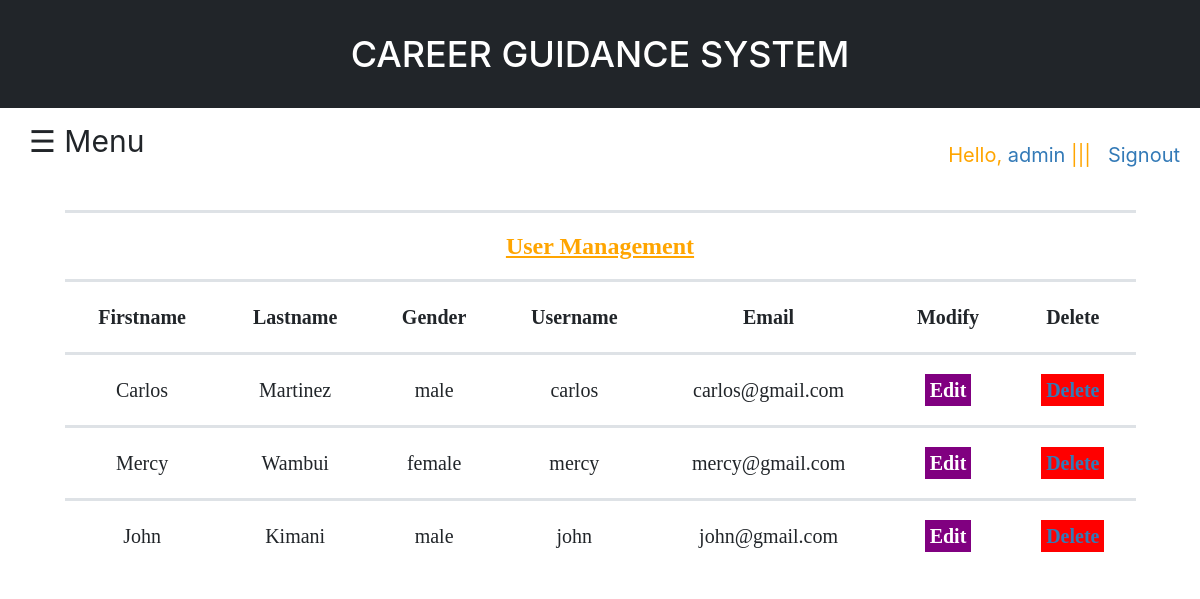
Screenshot of /dashboard.php (signed in) with the database file from the repository.
### tables this page shows
CREATE TABLE `users` (
  `id` int(11) NOT NULL,
  `firstname` text NOT NULL,
  `lastname` text NOT NULL,
  `gender` text NOT NULL,
  `username` varchar(50) NOT NULL,
  `email` varchar(52) NOT NULL,
  `reg_date` timestamp NOT NULL DEFAULT current_timestamp() ON UPDATE current_timestamp(),
  `password` varchar(255) NOT NULL
);

### dashboard.php (the view, shortened to what this page needs)
<!DOCTYPE html>
<html>
<head>
  <link rel="stylesheet" type="text/css" href="css/form.css">
  <link  rel="stylesheet" href="css/bootstrap.min.css"/>
  <link rel="stylesheet" type="text/css" href="css/style.css">
  <link rel="stylesheet" type="text/css" href="css/heading.css">
  <link rel="stylesheet" type="text/css" href="css/footer.css">
  <link rel="stylesheet" type="text/css" href="css/button.css">
  <link rel="stylesheet" type="text/css" href="css/sidebar.css">
  <link rel="stylesheet" type="text/css" href="css/table.css">
</head>
<body style="background-image: none;">
    <h1>CAREER GUIDANCE SYSTEM</h1>
<?php
include_once 'config.php';
  if(!(isset($_SESSION['username']))){
header("location:index.php");
}
else
{
$username=$_SESSION['username'];
include_once 'config.php';
echo '<span style="float:right;margin-top:7em;margin-bottom:2em; margin-right:1em;color:orange;
text-decoration:none;font-size:20px;position:abolute;">
&nbsp;Hello,
<a href="#" style="text-decoration:none;">'.$username.'</a>&nbsp;|||&nbsp;
<a href="logout.php" style="text-decoration:none;">&nbsp;Signout</a>
</span>';
}?>
<div id="main">
<div class ="openNav">
  <span onclick="openNav()">&#9776; Menu</span>
</div>
  <table style="margin-top: 0;width: 90%;margin-left: 5%;">
   <td colspan="7">
        <h4 style="margin-top: 0;color: orange">User Management</h4>
      </td>
    <tr>
      <th>Firstname</th>
      <th>Lastname</th>
      <th>Gender</th>
      <th>Username</th>
      <th>Email</th>
      <th>Modify</th>
      <th>Delete</th>
    </tr>
<?php
$query ="SELECT * from users ORDER by reg_date desc ";
$results = mysqli_query($db,$query);
while($row = mysqli_fetch_assoc($results)) {
?>
<tr>
  <td align="center"><?php echo $row["firstname"]; ?></td>
  <td align="center"><?php echo $row["lastname"]; ?></td>
  <td align="center"><?php echo $row["gender"]; ?></td>
  <td align="center"><?php echo $row["username"]; ?></td>
  <td align="center"><?php echo $row["email"]; ?></td>
  <td align="center"><a href="modify.php?id=<?php echo $row["id"]; ?>"style="margin:0px;background:purple; color: white; text-decoration: none;font-weight: bold;padding: 5px;">Edit</a></td>
  <td align="center"><a href="deleteuser.php?id=<?php echo $row["id"]; ?>"onclick="return confirm('Are you sure about <?php echo $row["firstname"]; ?> <?php echo $row["lastname"]; ?>.')" style="margin:0px;background:red;text-decoration: none;font-weight: bold;padding: 5px;">Delete</a></td>
</tr>
<?php
}
?>
  </table>
</div>
</body>
</html>

### css/style.css (style rules this page uses)
body { margin: 0; font-family: -apple-system, BlinkMacSystemFont, "Segoe UI", Roboto, "Helvetica Neue", Arial, "Noto Sans", sans-serif, "Apple Color Emoji", "Segoe UI Emoji", "Segoe UI Symbol", "Noto Color Emoji"; font-size: 1rem; font-weight: 400; line-height: 1.5; color: #212529; text-align: left; background-color: #fff; background-image: url("../images/bgpic3.jpg"); background-size: cover; background-repeat: no-repeat; }

### css/heading.css (style rules this page uses)
h4 { text-align: center; margin-bottom: 0; font-weight: bold; font-size: 24px; text-decoration: underline; color: #fff; margin-top: 4.5em; margin-bottom: 0; }
h1 { text-align: center; color: #fff; background-color: #212529; margin: auto; line-height: 3em; position: fixed; width: 100%; margin: 0; top: 0; left: 0; z-index: 1; }

### css/sidebar.css (style rules this page uses)
#main { padding: 5px; margin-top: 0; }
.openNav { margin-top: 3em; font-size:30px; padding: 0.8em; cursor:pointer; }

### css/table.css (style rules this page uses)
table { border-collapse: collapse; padding: 2em; width: 90%; text-align: center; font-family: all; font-size: 2em; margin-top: 3em; margin-right: 0%; margin-left: 10%; }
th,td { padding: 1em; vertical-align: top; border-top: 3px solid #dee2e6; text-align: center; }
tr,td:hover { color: inherit; }

### rows the page displays
users: firstname "Carlos", lastname "Martinez", gender "male", username "carlos", email "carlos@gmail.com"
users: firstname "Mercy", lastname "Wambui", gender "female", username "mercy", email "mercy@gmail.com"
users: firstname "John", lastname "Kimani", gender "male", username "john", email "john@gmail.com"

### other values shown
$username "admin"
